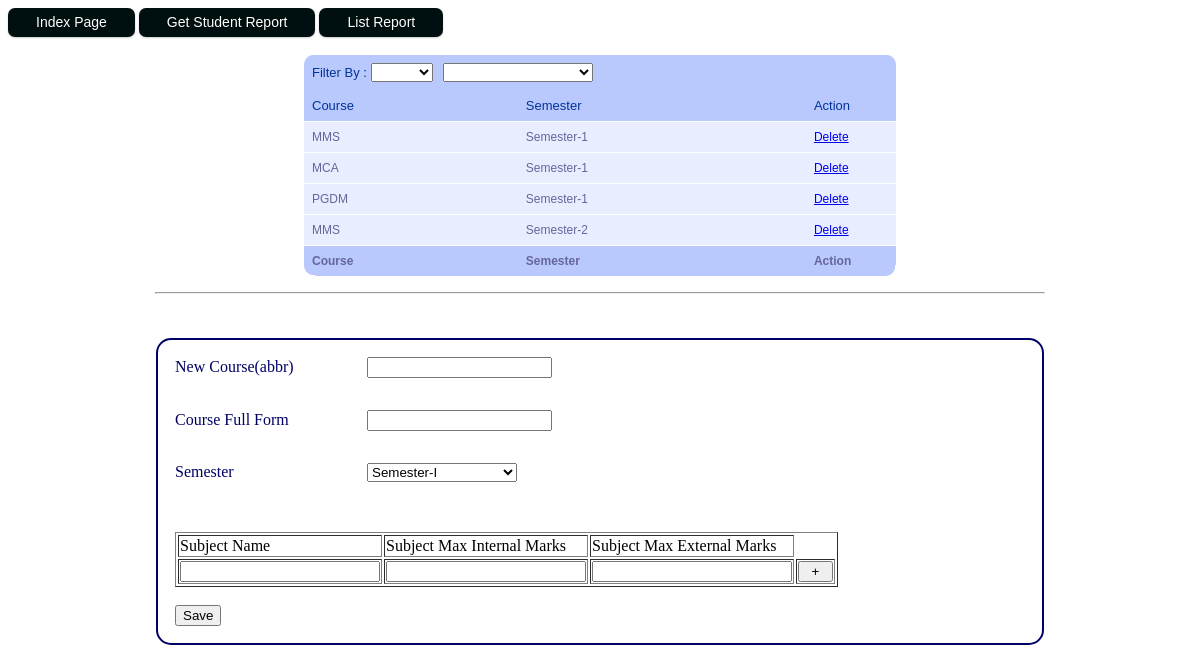
The page / on the database its author committed.
### tables this page shows
CREATE TABLE IF NOT EXISTS `subjects` (
  `id` int(11) NOT NULL AUTO_INCREMENT,
  `course` varchar(20) NOT NULL,
  `semester` varchar(20) NOT NULL,
  `subjects` varchar(1000) NOT NULL,
  PRIMARY KEY (`id`)
);

### functions.php (called while the page is built, shortened)
<?php
function getCourse($connection,$fields = array("*"),$a = array()){
	$response = array();
	$condition = "";
	$sqlstmt = "SELECT ".implode(",",$fields)." from course WHERE 1 ".$condition." ";
	$getCourseRes = mysql_query($sqlstmt,$connection);
	while($getCourse = mysql_fetch_assoc($getCourseRes)){
		$response[] = $getCourse;
	}
	return $response;
}
?>

### index.php (the view, shortened to what this page needs)
<?php
include_once('connect_db.php');
include_once('functions.php');
		$courseArray = getCourse($connection,$fields=array("abbrCourse"));
$sqlCondition = "";
$getCourseSem = mysql_query("Select * from subjects WHERE 1 $sqlCondition",$connection);
?>
<html>
<head>
<link rel="stylesheet" href="style.css" type="text/css" />
</head>
<body>
<a href="index.php" class="button">Index Page </a>
<a href="input_form.php" class="button">Get Student Report </a>
<a href="ListReport.php" class="button">List Report </a>
<br>
<br>
<div>
	<div>
	<form method="get" name="boxfrm">
	<table width="50%" align="center" id="rounded-corner" cellspacing="0"  >
	<thead >
	<tr>
	<th class="rounded-company" colspan='2'>Filter By :
	<select name="filtercourse" id="filtercourse" onChange="filter();">
	<option value=""></option>
	<?php foreach($courseArray as $key=>$val){ ?>
	<option value="<?php echo $val['abbrCourse']?>" <?php if(@$_GET['filtercourse']==$val['abbrCourse']) echo "selected='selected'" ?>><?php echo $val['abbrCourse']?></option>
	<?php } ?>
	</select>
	<select name="filterSem" id="filterSem" style="width:150px;" onChange="filter();">
	<option value="" <?php if(@$_GET['filterSem']=="Semester-I") echo "selected='selected'" ?>></option>
	<option value="Semester-I" <?php if(@$_GET['filterSem']=="Semester-I") echo "selected='selected'" ?>>Semester-I</option>
	</select>
	</th>
	<th class="rounded-q4"></th>
	</tr>
	<tr>
	<th >Course</th>
	<th class="rounded-q1">Semester</th>
	<th>Action</th>
	</tr>
	</thead>
	<tfoot>
	<tr>
	<td class="rounded-foot-left" >Course</td>
	<td class="rounded-foot">Semester</td>
	<td class="rounded-foot-right">Action</td>
	</tr>
	</tfoot>
	<tbody>
	<?php
	while($getRow = mysql_fetch_assoc($getCourseSem)){
	?>
		<tr>
		<td class="tblcell"><?=$getRow['course']?><input type="hidden" name="edit_id" id="edit_id" value="<?=$getRow['id']?>"></td>
		<td class="tblcell"><?=$getRow['semester']?></td>
		<td><a href="javascript:;" onClick="DeleteRow(<?=$getRow['id']?>)" ><span class="delRow">Delete</span></a></td>
		</tr>
	<?php
	}
	?>
	</tbody>
	</table>
	</form>
	<hr width="75%">
	<br>
	<br>
	<form  name="entry_form" id="entry_form" method="get" >
				<table width="75%" align="center" class="entryform" cellpadding="15px">
					<tr>
					<td align="left" width="160">New Course(abbr)</td>
					<td><input type='text' name='abbrcourse' id='abbrcourse'></td>
					</tr>
					<tr>
					<td align="left" width="160">Course Full Form</td>
					<td><input type='text' name='txtcourse' id='txtcourse'></td>
					</tr>
					<tr>
					<td align="left" width="160">Semester </td>
					<td ><select name="txtsemester" id="txtsemester" style="width:150px;">
					<option value="Semester-I">Semester-I</option>
					</select></td>
					</tr>
				<tr><td colspan=3>
				<br>
				<table width="50%" id="custom_field" border=1>
					<thead>
						<tr>
							<td align="left" width="200px">Subject Name</td>
							<td align="left" width="200px">Subject Max Internal Marks</td>
							<td align="left" width="200px">Subject Max External Marks</td>
						</tr>
					</thead>
					<tbody id="save_custom_field" >
						<tr>
							<td>
								<input name="custom_field_name[]" type="text" id="custom_field_name" style="font-weight: bold; width: 200px;"/>
							</td>
							<td>
								<input name="custom_field_internal[]" id="custom_field_internal"  type="text" style="width: 200px;"/>
							</td>
							<td>
							<input name="custom_field_external[]" type="text" id="custom_field_external" style="width:200px"    />
                        	</td>
							<td>
								<input type="button" value="+" onClick="customRowAdd('#save_custom_field')" style="width: 35px;"/>
							</td>
						</tr>
					</tbody>
				</table>
				<br>
				<input type="submit" value="Save" name="Save">
				<br>
	</form>
	</body>
	</html>

### style.css (style rules this page uses)
#rounded-corner { font-family: "Lucida Sans Unicode", "Lucida Grande", Sans-Serif; font-size: 12px; text-align: left; border-collapse: collapse; }
#rounded-corner thead th.rounded-company { background: #b9c9fe url('table-images/left.png') left -1px no-repeat; }
#rounded-corner thead th.rounded-q4 { background: #b9c9fe url('table-images/right.png') right -1px no-repeat; }
#rounded-corner th { padding: 8px; font-weight: normal; font-size: 13px; color: #039; background: #b9c9fe; }
#rounded-corner td { padding: 8px; background: #e8edff; border-top: 1px solid #fff; color: #669; }
#rounded-corner tfoot td.rounded-foot-left { background: #b9c9fe url('table-images/botleft.png') left bottom no-repeat; font-weight: bold; }
#rounded-corner tfoot td.rounded-foot-right { background: #b9c9fe url('table-images/botright.png') right bottom no-repeat; font-weight: bold; }
#rounded-corner tfoot td { background: #b9c9fe; font-weight: bold; }
.button { display: inline-block; color: white; background: #000F0F; outline: none; cursor: pointer; text-align: center; text-decoration: none; font: 14px/100% Arial, Helvetica, sans-serif; padding: .5em 2em .55em; text-shadow: 0 1px 1px rgba(0,0,0,.3); -webkit-border-radius: .5em; -moz-border-radius: .5em; border-radius: .5em; -webkit-box-shadow: 0 1px 2px rgba(0,0,0,.2); -moz-box-shadow: 0 1px 2px rgba(0,0,0,.2); box-shadow: 0 1px 2px rgba(0,0,0,.2); }

### index.php (style rules this page uses)
.entryform { background-color:#ffffff; color:#000066; float:center; border:2px solid; border-radius:15px; }

### rows shown on the page
subjects: course "MMS", semester "Semester-1"
subjects: course "MCA", semester "Semester-1"
subjects: course "PGDM", semester "Semester-1"
subjects: course "MMS", semester "Semester-2"
